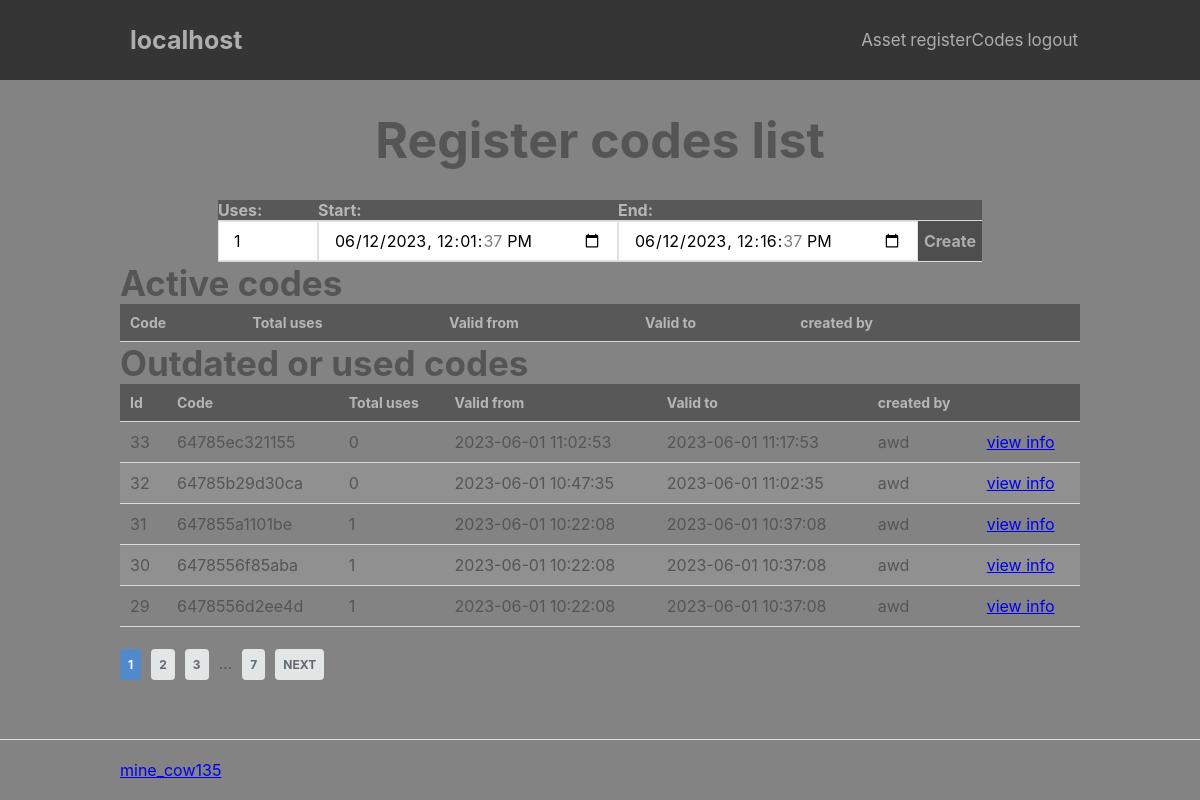
/index.php?page=adm/registerCodes/list (signed in), run on an earlier commit of the app's database.
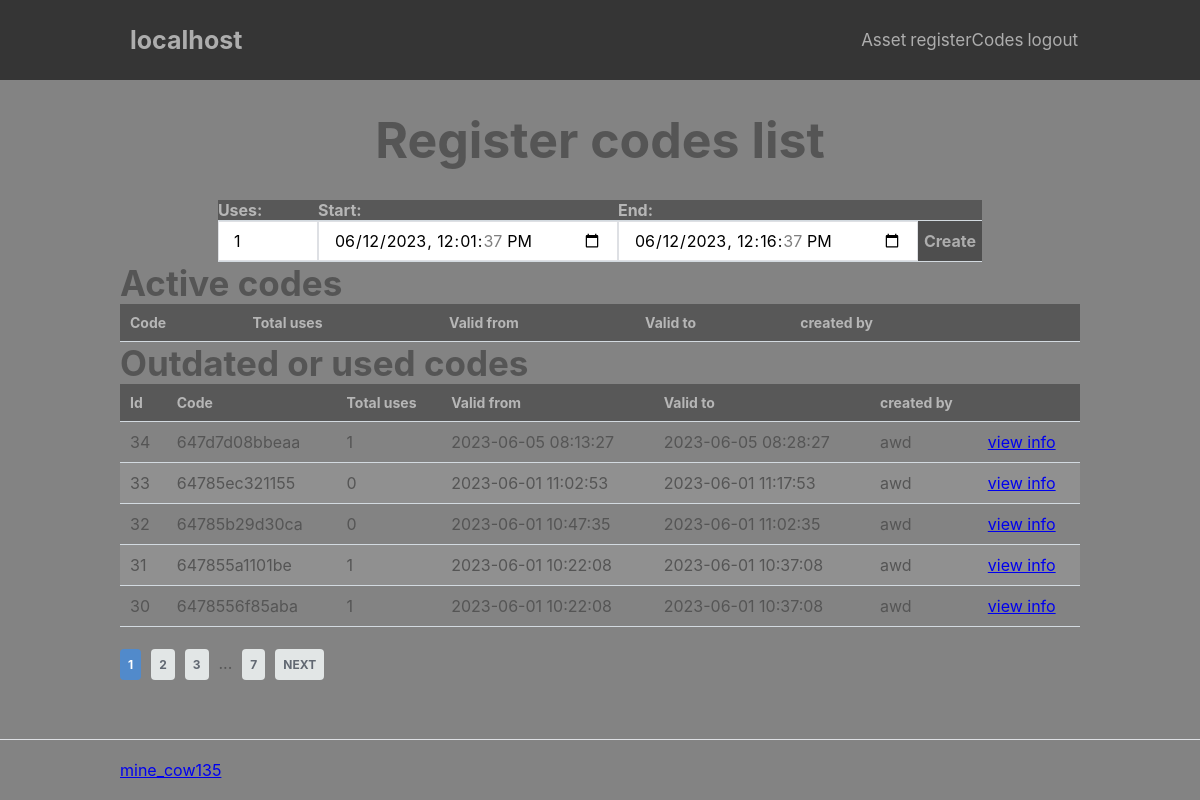
And on a later commit of the database.
### tables this page shows
CREATE TABLE `userPermission` (
  `id` int NOT NULL,
  `userId` int NOT NULL,
  `siteId` int NOT NULL,
  `permissionId` int NOT NULL,
  `header` tinyint(1) NOT NULL DEFAULT '0',
  `dateStart` datetime NOT NULL DEFAULT CURRENT_TIMESTAMP,
  `dateEnd` datetime DEFAULT NULL
);

CREATE TABLE `permission` (
  `id` int NOT NULL,
  `permissionName` varchar(30) NOT NULL,
  `permissionCategory` varchar(20) NOT NULL,
  `page` varchar(50) DEFAULT NULL,
  `dropdown` varchar(20) DEFAULT NULL,
  `placement` int DEFAULT NULL,
  `permissionDescription` varchar(100) DEFAULT NULL
);

CREATE TABLE `registerCodes` (
  `id` int NOT NULL,
  `code` varchar(15) NOT NULL,
  `createdBy` int NOT NULL,
  `TotalUses` int NOT NULL,
  `disabled` tinyint(1) NOT NULL DEFAULT '0',
  `start` datetime NOT NULL DEFAULT CURRENT_TIMESTAMP,
  `end` datetime NOT NULL
);

CREATE TABLE `users` (
  `id` int NOT NULL,
  `username` varchar(100) NOT NULL,
  `email` varchar(100) NOT NULL,
  `password` text NOT NULL,
  `date_time` datetime NOT NULL DEFAULT CURRENT_TIMESTAMP,
  `enbled` tinyint(1) NOT NULL DEFAULT '1'
);

### index.php (called while the page is built, shortened)
<?php
include 'functions.php';
$page = isset($_GET['page']) && file_exists('pages/' . $_GET['page'] . '.php') ? $_GET['page'] : 'home';
include 'pages/' . $page . '.php';

### pages/adm/registerCodes/list.php (the view, shortened to what the changed rows need)
<?php
headerr('Register codes', "registerCodes");
?>
<?php
$date = date("Y-m-d H:i:s");
$sql = "SELECT registerCodes.id, registerCodes.code, registerCodes.createdBy, users.username, registerCodes.totalUses, registerCodes.start, registerCodes.end FROM registerCodes LEFT JOIN users ON registerCodes.createdBy = users.id ORDER BY `registerCodes`.`start` DESC";
    $stmt = $pdo->prepare($sql);
    $stmt->execute();
    $code = $stmt->fetchAll(PDO::FETCH_ASSOC);
$allcodes = in_array("registerCodes.all", array_column($_SESSION["permissions"], 'permissionName'));
?>
<div class="content-wrapper-center">
    <h1 class="head">Register codes list</h1>
</div>
<div class="content-wrapper2">
    <div class="createCode">
        <form action="" method="post">
            <table>
                <thead>
                    <tr>
                        <td><label for="uses">Uses: </label></td>
                        <td><label for="start">Start: </label></td>
                        <td><label for="end">End: </label></td>
                        <td></td>
                    </tr>
                </thead>
            </table>
        </form>
    </div>
    <?php
        foreach ($code as $i) {
            if ((($i["createdBy"] == $_SESSION["id"]) || $allcodes) && ((0 < $i["totalUses"] && $date >= $i["start"] && $date >= $i["end"] ) || 1 > $i["totalUses"])) {
                $used[] = $i;
            }
        }
    ?>
<?php
    $num_on_page = 5;
?>
    <form action="" method="post">
        <table>
            <thead>
                <tr>
                    <td>Code</td>
                    <td>Total uses</td>
                    <td>Valid from</td>
                    <td>Valid to</td>
                    <?php
                if ($allcodes) {
                    ?>
                    <td>created by</td>
                <?php
                }
                ?>
                    <td></td>
                    <td></td>
                </tr>
            </thead>
        </table>
    </form>
    <?php
    if (!empty($used)) {
        $used_p = isset($_GET['used']) && is_numeric($_GET['used']) ? $_GET['used'] : 1;
        $array_start = ($used_p - 1) * $num_on_page;
        $array_part = array_slice($used, $array_start, $num_on_page);
    }
?>
    <table>
        <thead>
            <tr>
                <td>Id</td>
                <td>Code</td>
                <td>Total uses</td>
                <td>Valid from</td>
                <td>Valid to</td>
                <?php
                if ($allcodes) {
                    ?>
                <td>created by</td>
            <?php
                }
            ?>
                <td></td>
            </tr>
        </thead>
    <?php
        foreach ($array_part as $i) {
            if ((($i["createdBy"] == $_SESSION["id"]) || $allcodes) && ((0 < $i["totalUses"] && $date >= $i["start"] && $date >= $i["end"] ) || 1 > $i["totalUses"])) {
                ?>
                <tr>
                    <td><?= $i["id"] ?></td>
                    <td><?= $i["code"] ?></td>
                    <td><?= $i["totalUses"] ?></td>
                    <td><?= $i["start"] ?></td>
                    <td><?= $i["end"] ?></td>
                    <?php
                if ($allcodes) {
                    ?>
                    <td><?= $i["username"] ?></td>
                    <?php
                }
                    ?>
                    <td><a href="index.php?page=adm/registerCodes/used&id=<?= $i["id"] ?>">view info</a></td>
                </tr>
                <?php
            }
        }
    ?>
    </table>
</div>
<?= template_footer() ?>

### functions.php (shortened to what the changed rows need)
<?php
    function pdo_connect_mysql() {
        $DATABASE_HOST = "localhost";
        $DATABASE_USER = "webTest";
        $DATABASE_PASS = "awdfthdwa";
        $DATABASE_NAME = "webTemplate";
        try {
        	return new PDO("mysql:host=" . $DATABASE_HOST . ";dbname=" . $DATABASE_NAME . ";charset=utf8", $DATABASE_USER, $DATABASE_PASS);
        } catch (PDOException $exception) {
        	exit("Failed to connect to database!");
        }
    }
    function headerr($title, $permissionName)
    {
        $namechoice = 2;
        $namearr["1"] = "Template";
        $namearr["2"] = $_SERVER["HTTP_HOST"];
        $name = $namearr["$namechoice"];
        $pdo = pdo_connect_mysql();
        $root = $_SERVER['WEB_ROOT'] = str_replace("index.php",'',$_SERVER['SCRIPT_NAME']);
        $sql = "SELECT userPermission.id, userPermission.userId, userPermission.siteId, userPermission.permissionId, userPermission.header, userPermission.dateStart, userPermission.dateEnd, users.username, sites.siteName, permission.permissionName, permission.page, permission.dropdown, permission.placement FROM userPermission LEFT JOIN users ON userPermission.userId = users.id LEFT JOIN sites ON userPermission.siteId = sites.id LEFT JOIN permission ON userPermission.permissionId = permission.id WHERE userPermission.userId = :userId AND dateStart < :date AND (dateEnd > :date OR dateEnd IS NULL) AND siteId = :siteId ORDER BY permission.placement";
        $stmt = $pdo->prepare($sql);
        $date = date("Y-m-d H:i:s");
        if ($_SESSION["id"]) {
            $userId = $_SESSION["id"];
        }
        else {
            $userId = 0;
        }
        $stmt->bindValue(':userId', $userId);
        $stmt->bindValue(':date', $date);
        $stmt->bindValue(':siteId', $_SESSION["siteId"]);
        $stmt->execute();
        $permissions = $stmt->fetchAll(PDO::FETCH_ASSOC);
        echo '
        <!DOCTYPE html>
        <html lang="en">
            <head>
                <meta charset="utf-8">
                <title>' . $title . '</title>
                <link href="' . $root . 'css/import.css" rel="stylesheet" type="text/css">
                <link rel="shortcut icon" href="img/logo.png" />
            </head>
            <body>
                <header>
                    <div class="content-wrapper">
                            <a href="index.php">
                                <img src="img/logo.png" height="70px" alt="">
                                <h1>' . $name . '</h1>
                            </a>
                            <nav>
                        ';
                        foreach ($permissions as $i) {
                            if ($i["header"] == true) {
                                ?>
                                <a href="index.php?page=<?=$i['page']?>"><?=$i['permissionName']?></a>
                                <?php
                            }
                        }
        echo '
                    </nav>
                </div>
            </header>
            <main>
    ';
    }
    function template_footer() {
        echo '
                </main>
                <footer>
                    <div class="content-wrapper">
                        <a href="https://github.com/minecow135">mine_cow135</a>
                    </div>
                </footer>
            </body>
        </html>
        ';
    }
?>

What changed in the data, as far as the page shows it:
no longer on this page (row unchanged): registercodes: id "29", code "6478556d2ee4d", TotalUses "1", start "2023-06-01 10:22:08", end "2023-06-01 10:37:08", createdBy.username "awd"
added registercodes: id "34", code "647d7d08bbeaa", TotalUses "1", start "2023-06-05 08:13:27", end "2023-06-05 08:28:27", createdBy.username "awd"
